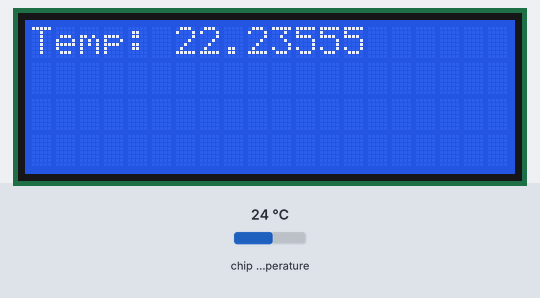
Simulated run of this program. Board: Raspberry Pi Pico running MicroPython. Shown: 20×4 character LCD. The test bench sets the inputs (shaded band); at power-on: chip temperature 24 °C. Library files of the repository ran but are not shown: pico_i2c_lcd.py.

Above: at 1.2 s.
1.3 s: chip temperature set to 1 °C
At 3.1 s:
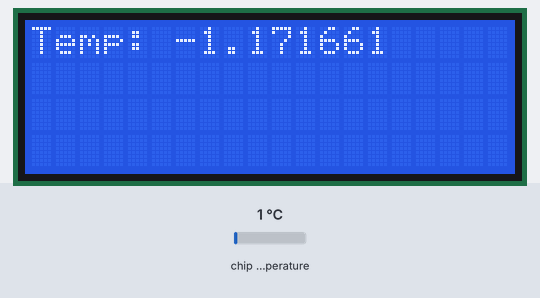
7.3 s: chip temperature set to 11 °C
At 9.2 s:
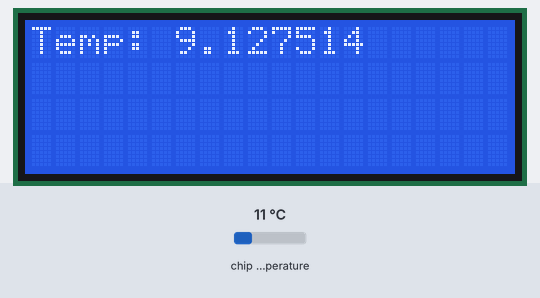
11.6 s: chip temperature set to 22 °C
At 12.7 s:
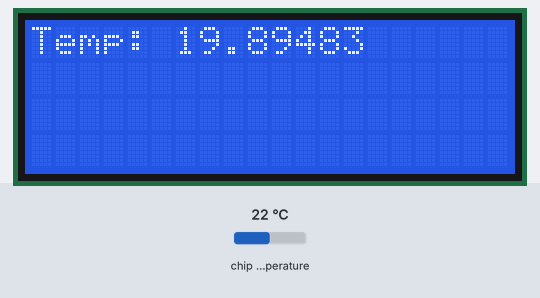
Timing chart, 0 to 14.6 s (numbered marks = the images above; inputs shaded):
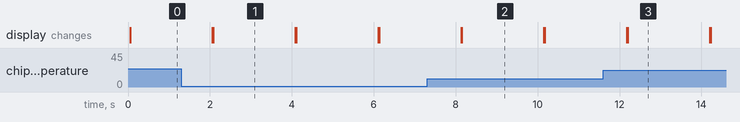

Measured:
- after the input at 1.3 s, the display: first differs from a run without the input after 0.78 s (image 1)
- after the input at 7.3 s, the display: first differs from a run without the input after 0.85 s (image 2)
- after the input at 11.6 s, the display: first differs from a run without the input after 0.60 s (image 3)
- what the display in image 1 shows lasts 2.0 s, from 2.1 s to 4.1 s

The program:

LcdTempDisplay.py
```python
import machine
import utime
from pico_i2c_lcd import I2cLcd

adc = machine.ADC(4)
conversion_factor = 3.3/65535

sda=machine.Pin(0)
scl=machine.Pin(1)
i2c=machine.I2C(0, sda=sda, scl=scl, freq=400000)

I2C_ADDR = 0x27
I2C_NUM_ROWS = 4
I2C_NUM_COLS = 20

lcd = I2cLcd(i2c, I2C_ADDR, I2C_NUM_ROWS, I2C_NUM_COLS)

while True:
    reading = adc.read_u16() * conversion_factor
    temperature = 25 - (reading - .706)/.001721
    lcd.putstr("Temp: " + str(temperature))
    utime.sleep(2)
    lcd.clear()
```
